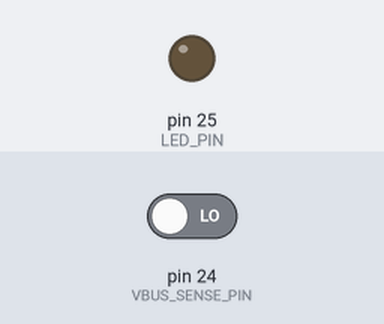
Simulated run of this sketch. Board: Arduino Mega 2560, built with avr-gcc and run on an emulated ATmega2560. On the bench: output pins drawn as LEDs (lit = HIGH). The inputs (shaded band) are chosen by the test bench; at power-on: pin 24 (VBUS_SENSE_PIN) LOW. The modem accepts every AT command (registered, SIM ready, sends succeed) and sends nothing else; what the sketch prints to the serial monitor is not drawn.

Above: at 1.42 s.
At 3.6 s:
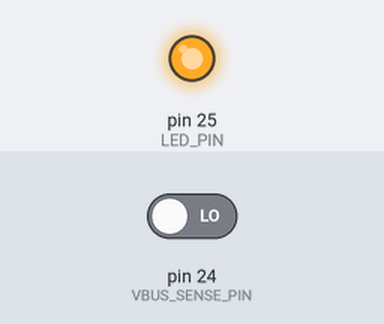
Timing chart, 0 to 4.2 s (numbered marks = the images above):
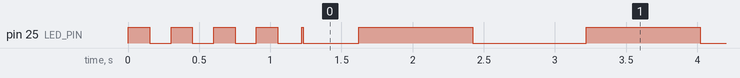

Measured:
- by itself, pin 25 (LED_PIN): goes 3 × (LOW 0.15 s, HIGH 0.15 s), LOW 0.17 s, HIGH 0.01 s, LOW 0.39 s, 80 × (HIGH 0.80 s, LOW 0.80 s), then HIGH

The sketch:

interface.ino
```cpp
// =============================================================================
//  interface.ino — Seedquencer Interface firmware
//  RP2040 Pico
//
//  Receives serial packets from up to 8 instrument controllers,
//  validates and stores their state, then forwards aggregated state
//  to the Raspberry Pi sequencer over UART1.
//
//      downstream (controller->interface) payload is 26 bytes; upstream
//      (interface->Pi) controller record is 20 bytes. See config.h and
//      controller_state.h / upstream_tx.cpp for the full field layouts.
// =============================================================================

#include "config.h"
#include "controller_state.h"
#include "rx_handler.h"
#include "upstream_tx.h"

// ---------------------------------------------------------------------------
//  Global state table (declared extern in controller_state.h)
// ---------------------------------------------------------------------------
ControllerRecord state_table[NUM_CONTROLLERS];

// ---------------------------------------------------------------------------
//  setup()
// ---------------------------------------------------------------------------
void setup() {
    Serial.begin(115200);
    // Wait up to 1 s for USB serial — skip if no USB host present
    uint32_t serial_wait_start = millis();
    while (!Serial && (millis() - serial_wait_start < 1000)) delay(10);
    Serial.println(F("[interface] Seedquencer Interface booting..."));

    // Initialise state table
    for (uint8_t i = 0; i < NUM_CONTROLLERS; i++) {
        state_table[i].init(i);
    }

    rx_handler_init();
    upstream_tx_init();

    // Detect power source and blink accordingly
    pinMode(VBUS_SENSE_PIN, INPUT);
    pinMode(LED_PIN, OUTPUT);
    uint8_t blink_count = digitalRead(VBUS_SENSE_PIN) ? BOOT_BLINK_USB : BOOT_BLINK_EXT;
    for (uint8_t i = 0; i < blink_count; i++) {
        digitalWrite(LED_PIN, HIGH);
        delay(BOOT_BLINK_MS);
        digitalWrite(LED_PIN, LOW);
        delay(BOOT_BLINK_MS);
    }

    Serial.println(F("[interface] Ready."));
}

// ---------------------------------------------------------------------------
//  loop()
// ---------------------------------------------------------------------------
void loop() {
    rx_handler_poll();
    upstream_tx_update();
}
```

cobs.cpp
```cpp
#include "cobs.h"

uint8_t cobs_decode(const uint8_t* src, uint8_t src_len,
                    uint8_t* dst, uint8_t dst_max) {
    uint8_t out = 0;
    uint8_t idx = 0;

    while (idx < src_len) {
        uint8_t code = src[idx++];
        if (code == 0) return 0;   // 0x00 invalid inside COBS frame

        for (uint8_t i = 1; i < code; i++) {
            if (idx >= src_len || out >= dst_max) return 0;
            dst[out++] = src[idx++];
        }
        if (idx < src_len) {
            if (out >= dst_max) return 0;
            dst[out++] = 0x00;
        }
    }
    return out;
}

uint8_t cobs_encode(const uint8_t* src, uint8_t src_len, uint8_t* dst) {
    uint8_t code_idx = 0;
    uint8_t code     = 1;
    uint8_t out_idx  = 1;

    for (uint8_t i = 0; i < src_len; i++) {
        if (src[i] != 0x00) {
            dst[out_idx++] = src[i];
            code++;
            if (code == 0xFF) {
                dst[code_idx] = code;
                code_idx = out_idx;
                dst[out_idx++] = 0x01;
                code = 1;
            }
        } else {
            dst[code_idx] = code;
            code_idx = out_idx;
            dst[out_idx++] = 0x01;
            code = 1;
        }
    }
    dst[code_idx] = code;
    return out_idx;
}
```

cobs.h
```cpp
#pragma once
#include <Arduino.h>

// COBS decode — src is the frame without the 0x00 delimiter.
// dst must be at least src_len bytes.
// Returns decoded length, or 0 if malformed.
uint8_t cobs_decode(const uint8_t* src, uint8_t src_len,
                    uint8_t* dst, uint8_t dst_max);

// COBS encode — src is the raw payload.
// dst must be at least src_len + 2 bytes.
// Returns encoded length (not including terminating 0x00).
uint8_t cobs_encode(const uint8_t* src, uint8_t src_len, uint8_t* dst);
```

controller_state.h
```cpp
#pragma once
#include <Arduino.h>
#include "config.h"

// ---------------------------------------------------------------------------
//  Controller status
// ---------------------------------------------------------------------------
#define STATUS_WAITING  0
#define STATUS_ONLINE   1
#define STATUS_STALE    2
#define STATUS_OFFLINE  3

// ---------------------------------------------------------------------------
//  ControllerRecord — latest validated state for one controller port
// ---------------------------------------------------------------------------
struct ControllerRecord {
    uint8_t  controller_id;     // 1–8
    uint8_t  status;            // STATUS_* constants above
    uint8_t  last_seq;          // last received sequence number
    uint32_t last_rx_ms;        // millis() at last valid packet

    // Transmitted mode — encodes both play/stop and mono/poly:
    //   0 = stopped/muted  1 = playing mono  2 = playing poly
    uint8_t  mode;

    // Parameters
    uint8_t  length;            // 1–32 steps
    uint8_t  play_mode;         // 0–7 index (random/highest/lowest/middle/first/last/brightest/dimmest)
    uint8_t  step_divider;      // 0–12 index (1/32 … 4)
    uint8_t  base_note;         // 0–127 MIDI
    uint8_t  note_range;        // 0–127 MIDI
    uint8_t  vel_lo;            // 0–127
    uint8_t  vel_hi;            // 0–127
    uint8_t  dur_lo;            // 1–64 steps
    uint8_t  dur_hi;            // 1–64 steps
    uint8_t  param_mode;        // 0–2 index (parameterised/random_static/random_per_loop)
    uint8_t  play_direction;    // 0=reverse, 1=forward (v5)
    uint16_t slice_centre;      // 0–359°
    uint16_t slice_width;       // 1–360°
    uint8_t  slice_brightness;  // 0–100
    uint8_t  midi_channel;      // 1–16

    uint16_t crc_errors;

    void init(uint8_t port_index) {
        //Default values
        controller_id   = port_index + 1;
        status          = STATUS_WAITING;
        last_seq        = 0;
        last_rx_ms      = 0;
        mode            = MODE_STOPPED;
        length          = 16;
        play_mode       = 0;
        step_divider    = 6;    // index 6 = 1/4
        base_note       = 60;   // C4
        note_range      = 12;
        vel_lo          = 60;
        vel_hi          = 100;
        dur_lo          = 4;
        dur_hi          = 16;
        param_mode      = 0;    // parameterised
        play_direction  = DIR_FORWARD;  // default forward
        slice_centre    = 0;
        slice_width     = 30;
        slice_brightness = 50;
        midi_channel    = port_index + 1;
        crc_errors      = 0;
    }

    // Parse a validated CTRL_PAYLOAD_LEN-byte decoded payload and update fields.
    void update_from_payload(const uint8_t* p) {
        // p[0] = proto version (already checked by caller)
        // p[1] = controller_id (already checked by caller)
        last_seq        = p[2];
        // p[3–6] = timestamp (not stored; last_rx_ms set below)
        mode            = p[7];
        length          = p[8];
        play_mode       = p[9];
        step_divider    = p[10];
        param_mode      = p[11];
        play_direction  = p[12];
        base_note       = p[13];
        note_range      = p[14];
        vel_lo          = p[15];
        vel_hi          = p[16];
        dur_lo          = p[17];
        dur_hi          = p[18];
        slice_centre    = p[19] | ((uint16_t)p[20] << 8);
        slice_width     = p[21] | ((uint16_t)p[22] << 8);
        slice_brightness = p[23];
        midi_channel    = p[24];
        // p[25] = CRC (already checked by caller)

        last_rx_ms = millis();
        status     = STATUS_ONLINE;
    }

    // Update stale/offline status — call periodically
    void update_status() {
        if (status == STATUS_WAITING) return;
        uint32_t elapsed = millis() - last_rx_ms;
        if      (elapsed > OFFLINE_MS) status = STATUS_OFFLINE;
        else if (elapsed > STALE_MS)   status = STATUS_STALE;
        else                           status = STATUS_ONLINE;
    }
};

// ---------------------------------------------------------------------------
//  Global state table
// ---------------------------------------------------------------------------
extern ControllerRecord state_table[NUM_CONTROLLERS];
```

crc8.cpp
```cpp
#include "crc8.h"

uint8_t crc8(const uint8_t* data, uint8_t len) {
    uint8_t crc = 0x00;
    for (uint8_t i = 0; i < len; i++) {
        crc ^= data[i];
        for (uint8_t b = 0; b < 8; b++) {
            if (crc & 0x80) crc = (crc << 1) ^ 0x31;
            else            crc <<= 1;
        }
    }
    return crc;
}
```

crc8.h
```cpp
#pragma once
#include <Arduino.h>

// CRC-8 Dallas/Maxim, poly 0x31, init 0x00
// Matches serial_tx.cpp on the controller.
uint8_t crc8(const uint8_t* data, uint8_t len);
```

rx_handler.h
```cpp
#pragma once
#include <Arduino.h>

// Initialise 8 SerialPIO ports — call once in setup()
void rx_handler_init();

// Poll all 8 ports for incoming bytes — call every loop()
void rx_handler_poll();
```

upstream_tx.cpp
```cpp
// =============================================================================
//  upstream_tx.cpp — Upstream serial transmission to Raspberry Pi
//
//  Sends delta packets immediately on state change, and full snapshots
//  periodically as a heartbeat. Packet format must be matched by the
//  receiver.
//
//  Upstream packet format:
//    Header (4 bytes):
//      [0]   Protocol version (PROTO_VERSION = 5)
//      [1]   Packet type (PKT_TYPE_FULL or PKT_TYPE_DELTA)
//      [2–3] Interface timestamp ms (uint16 LE)
//    Body:
//      1 or 8 controller records (RECORD_LEN bytes each — see below)
//    Trailer:
//      CRC-8 (Dallas/Maxim, poly 0x31) over all preceding bytes
//
//  Controller record (21 bytes):
//      [0]     controller_id (1–8)
//      [1]     status (0=waiting, 1=online, 2=stale, 3=offline)
//      [2]     last_seq
//      [3]     mode (0=stopped, 1=mono, 2=poly)
//      [4]     length (1–32 steps)
//      [5]     play_mode (0–7 index)
//      [6]     step_divider (0–12 index; Sequencer resolves to ratio)
//      [7]     param_mode (0–2 index)
//      [8]     play_direction (0=reverse, 1=forward)     <-- v5, new
//      [9]     base_note (0–127 MIDI)
//      [10]    note_range (0–127 MIDI)
//      [11]    vel_lo (0–127)
//      [12]    vel_hi (0–127)
//      [13]    dur_lo (1–64 steps)
//      [14]    dur_hi (1–64 steps)
//      [15–16] slice_centre (uint16 LE, 0–359°)
//      [17–18] slice_width  (uint16 LE, 1–360°)
//      [19]    slice_brightness (0–100)
//      [20]    midi_channel (1–16)
// =============================================================================

#include "upstream_tx.h"
#include "config.h"
#include "controller_state.h"
#include "cobs.h"
#include "crc8.h"

// ---------------------------------------------------------------------------
//  Upstream UART — uses Serial2 (UART1) on GP20/GP21
// ---------------------------------------------------------------------------
#define UPSTREAM_SERIAL     Serial2

// ---------------------------------------------------------------------------
//  Record and packet size constants
// ---------------------------------------------------------------------------
static const uint8_t RECORD_LEN        = 21;
static const uint8_t HEADER_LEN        = 4;
static const uint8_t FULL_PAYLOAD_LEN  = HEADER_LEN + (NUM_CONTROLLERS * RECORD_LEN) + 1;  // +1 CRC
static const uint8_t DELTA_PAYLOAD_LEN = HEADER_LEN + RECORD_LEN + 1;

// ---------------------------------------------------------------------------
//  Encode one controller record into RECORD_LEN bytes
// ---------------------------------------------------------------------------
static void encode_record(const ControllerRecord& rec, uint8_t* out) {
    out[0]  = rec.controller_id;
    out[1]  = rec.status;
    out[2]  = rec.last_seq;
    out[3]  = rec.mode;
    out[4]  = rec.length;
    out[5]  = rec.play_mode;
    out[6]  = rec.step_divider;
    out[7]  = rec.param_mode;
    out[8]  = rec.play_direction;   // v5 — new field
    out[9]  = rec.base_note;
    out[10] = rec.note_range;
    out[11] = rec.vel_lo;
    out[12] = rec.vel_hi;
    out[13] = rec.dur_lo;
    out[14] = rec.dur_hi;
    out[15] = rec.slice_centre & 0xFF;
    out[16] = (rec.slice_centre >> 8) & 0xFF;
    out[17] = rec.slice_width & 0xFF;
    out[18] = (rec.slice_width >> 8) & 0xFF;
    out[19] = rec.slice_brightness;
    out[20] = rec.midi_channel;
}

// ---------------------------------------------------------------------------
//  Send a packet upstream
// ---------------------------------------------------------------------------
static uint8_t payload_buf[FULL_PAYLOAD_LEN];
static uint8_t encoded_buf[FULL_PAYLOAD_LEN + 2];

// TX activity LED — toggles every TX_LED_PACKET_INTERVAL packets sent.
// Non-blocking: just flips pin state on a counter, no delay() on the
// hot send path.
static uint16_t tx_packet_count = 0;
static bool     tx_led_state    = false;

static void send_packet(uint8_t pkt_type, const uint8_t* records,
                        uint8_t num_records) {
    uint32_t ts = millis();
    uint8_t  body_len = HEADER_LEN + (num_records * RECORD_LEN);

    payload_buf[0] = PROTO_VERSION;
    payload_buf[1] = pkt_type;
    payload_buf[2] = ts & 0xFF;
    payload_buf[3] = (ts >> 8) & 0xFF;

    memcpy(payload_buf + HEADER_LEN, records, num_records * RECORD_LEN);
    payload_buf[body_len] = crc8(payload_buf, body_len);

    uint8_t enc_len = cobs_encode(payload_buf, body_len + 1, encoded_buf);
    UPSTREAM_SERIAL.write(encoded_buf, enc_len);
    UPSTREAM_SERIAL.write((uint8_t)0x00);

    tx_packet_count++;
    if (tx_packet_count >= TX_LED_PACKET_INTERVAL) {
        tx_packet_count = 0;
        tx_led_state = !tx_led_state;
        digitalWrite(LED_PIN, tx_led_state ? HIGH : LOW);
    }
}

// ---------------------------------------------------------------------------
//  Dirty detection — last transmitted state per controller
// ---------------------------------------------------------------------------
static ControllerRecord last_sent[NUM_CONTROLLERS];
static bool             first_send = true;

static bool is_dirty(uint8_t i) {
    const ControllerRecord& cur  = state_table[i];
    const ControllerRecord& prev = last_sent[i];

    if (cur.status       != prev.status)       return true;
    if (cur.mode         != prev.mode)         return true;
    if (cur.length       != prev.length)       return true;
    if (cur.play_mode    != prev.play_mode)    return true;
    if (cur.step_divider != prev.step_divider) return true;
    if (cur.param_mode   != prev.param_mode)   return true;
    if (cur.play_direction != prev.play_direction) return true;
    if (abs((int)cur.base_note  - (int)prev.base_note)  > TX_DEADBAND_NOTE)  return true;
    if (abs((int)cur.note_range - (int)prev.note_range) > TX_DEADBAND_NOTE)  return true;
    if (abs((int)cur.vel_lo     - (int)prev.vel_lo)     > TX_DEADBAND_VEL)   return true;
    if (abs((int)cur.vel_hi     - (int)prev.vel_hi)     > TX_DEADBAND_VEL)   return true;
    if (abs((int)cur.dur_lo     - (int)prev.dur_lo)     > TX_DEADBAND_DUR)   return true;
    if (abs((int)cur.dur_hi     - (int)prev.dur_hi)     > TX_DEADBAND_DUR)   return true;
    if (abs((int)cur.slice_centre     - (int)prev.slice_centre)     > TX_DEADBAND_SLICE_CENTRE) return true;
    if (abs((int)cur.slice_width      - (int)prev.slice_width)      > TX_DEADBAND_SLICE_WIDTH)  return true;
    if (abs((int)cur.slice_brightness - (int)prev.slice_brightness) > TX_DEADBAND_SLICE_BRIGHT) return true;
    if (cur.midi_channel != prev.midi_channel) return true;

    return false;
}

// ---------------------------------------------------------------------------
//  upstream_tx_init()
// ---------------------------------------------------------------------------
void upstream_tx_init() {
    UPSTREAM_SERIAL.setTX(UPLINK_TX_PIN);
    UPSTREAM_SERIAL.setRX(UPLINK_RX_PIN);
    UPSTREAM_SERIAL.begin(UPLINK_BAUD);

    for (uint8_t i = 0; i < NUM_CONTROLLERS; i++) {
        last_sent[i].init(i);
    }
    Serial.println(F("[upstream_tx] UART1 ready on GP20/GP21"));
}

// ---------------------------------------------------------------------------
//  upstream_tx_update() — call every loop()
// ---------------------------------------------------------------------------
static uint32_t last_snapshot_ms = 0;
static uint8_t  record_buf[NUM_CONTROLLERS * RECORD_LEN];

#ifdef DEBUG_TX
static uint32_t delta_count    = 0;
static uint32_t snapshot_count = 0;
#endif

void upstream_tx_update() {
    uint32_t now = millis();

    // Delta packets for changed controllers
    for (uint8_t i = 0; i < NUM_CONTROLLERS; i++) {
        if (first_send || is_dirty(i)) {
            uint8_t rec[RECORD_LEN];
            encode_record(state_table[i], rec);
            send_packet(PKT_TYPE_DELTA, rec, 1);
            last_sent[i] = state_table[i];
#ifdef DEBUG_TX
            delta_count++;
            Serial.print(F("[upstream_tx] delta ctrl="));
            Serial.print(i + 1);
            Serial.print(F(" mode="));
            Serial.print(state_table[i].mode);
            Serial.print(F(" status="));
            Serial.print(state_table[i].status);
            Serial.print(F(" total_deltas="));
            Serial.println(delta_count);
#endif
        }
    }
    first_send = false;

    // Full snapshot heartbeat
    if (now - last_snapshot_ms >= SNAPSHOT_INTERVAL_MS) {
        for (uint8_t i = 0; i < NUM_CONTROLLERS; i++) {
            encode_record(state_table[i], record_buf + (i * RECORD_LEN));
        }
        send_packet(PKT_TYPE_FULL, record_buf, NUM_CONTROLLERS);
        last_snapshot_ms = now;
#ifdef DEBUG_TX
        snapshot_count++;
        Serial.print(F("[upstream_tx] snapshot #"));
        Serial.println(snapshot_count);
#endif
    }
}
```

upstream_tx.h
```cpp
#pragma once
#include <Arduino.h>

// Initialise upstream UART — call once in setup()
void upstream_tx_init();

// Check for dirty state and send packets — call every loop()
void upstream_tx_update();
```

Source omitted: config.h (5974 bytes)
